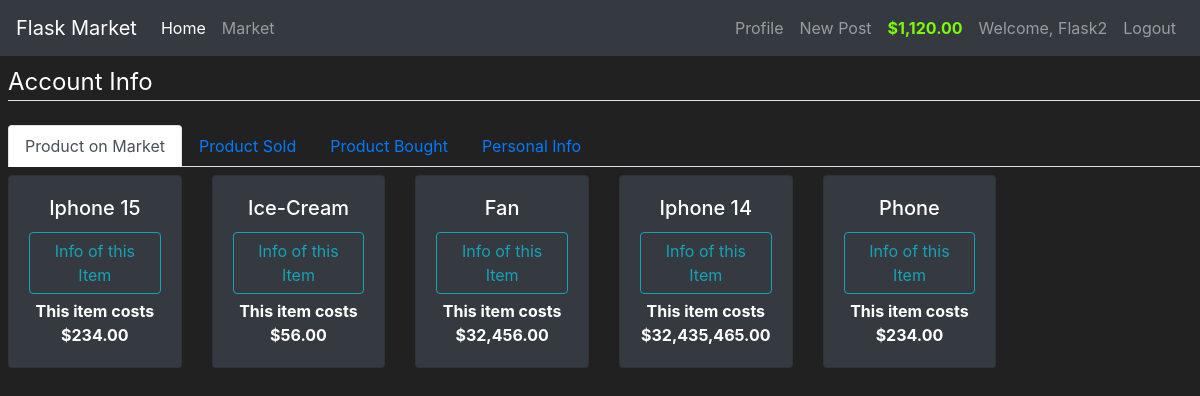
The page /profile (signed in) on the database its author committed.
### market/models.py (models this page shows, shortened)
class User(db.Model, UserMixin):
    id = db.Column(db.Integer(), primary_key=True)
    username = db.Column(db.String(length=30), nullable=False, unique=True)
    email = db.Column(db.String(length=50), nullable=True, unique=True)
    password_hash = db.Column(db.String(length=60), nullable=True)
    budget = db.Column(db.Integer(), nullable=True, default=1000)
    items = db.relationship('Item', backref='owned_user', lazy=True)
    @property
    def password(self):
        return self.password
    @property
    def prettier_budget(self):
        if len(str(self.budget)) >= 4:
            return f'${str(self.budget)[:-3]},{str(self.budget)[-3:]}.00'
        else:
            return f'${str(self.budget)}.00'

class Item(db.Model):
    id = db.Column(db.Integer(), primary_key=True)
    name = db.Column(db.String(length=30), nullable=False, unique=True)
    price = db.Column(db.Integer(), nullable=False)
    barcode = db.Column(db.String(length=12), nullable=False, unique=True)
    description = db.Column(db.String(length=1024), nullable=False)
    possesion = db.Column(db.Integer(), db.ForeignKey('user.id'))
    date = db.Column(db.DateTime(), default=datetime.now())
    owner = db.Column(db.Integer())

### market/routes.py (the view)
@app.route('/profile', methods=['GET', 'POST'])
@login_required
def profile():
    user_owns = Item.query.order_by(Item.date.desc()).filter_by(owner=current_user.id)
    selling_form = SellItemForm()
    return render_template('profile.html', user_owns=user_owns, selling_form=selling_form)

### market/helpers.py (called while the page is built)
def usd(value):
    return f"${value:,.2f}"

### market/models.py (called while the page is built)
@login_manager.user_loader
def load_user(user_id):
    return User.query.get(int(user_id))

### market/templates/profile.html (shortened to what this page needs)
{% extends 'base.html' %}
{% block content %}
<div class="mt-2 ml-2">
    <div class="content-section">
        <fieldset class="form-group">
            <legend class="border-bottom mb-4">Account Info</legend>
                <ul class="nav nav-tabs ">
                    <li class="nav-item">
                      <a class="nav-link active" data-toggle="tab" role="tab" href="#product_market">Product on Market</a>
                    </li>
                    <li class="nav-item">
                      <a class="nav-link" data-toggle="tab" role="tab" href="#product_sold">Product Sold</a>
                    </li>
                    <li class="nav-item">
                      <a class="nav-link" data-toggle="tab" role="tab" href="#product_bought">Product Bought</a>
                    </li>
                    <li class="nav-item">
                      <a class="nav-link" data-toggle="tab" role="tab" href="#pers_info">Personal Info</a>
                    </li>
                </ul>
                <div class="tab-content">
                    <div role="tabpanel" class="tab-pane active" id="product_market">
                        <div class="row">
                            {% for user_own in user_owns %}
                                {% if user_own.owner == current_user.id and user_own.possesion == None %}
                                    <div class="col-md-2 mt-2">
                                        <div style="margin-bottom: 5px;" class="card text-center bg-dark">
                                            <div class="card-body">
                                                <h5 class="card-title">{{ user_own.name }}</h5>
                                                <button type="button" class="btn btn-outline-info" style="margin-bottom: 5px;"
                                                        data-toggle="modal" data-target="#SellingModel-{{ user_own.id }}">
                                                    Info of this Item
                                                </button>
                                                <p class="card-text"><strong>
                                                    This item costs {{ user_own.price | usd }}
                                                </strong></p>
                                            </div>
                                        </div>
                                    </div>
                                {% endif %}
                            {% endfor %}
                        </div>
                    </div>
                </div>
        </fieldset>
    </div>
</div>
{% endblock content %}

### market/templates/base.html (shortened to what this page needs)
<!DOCTYPE html5>
<html lang="en">
  <head>
    <link rel="stylesheet" href="https://cdn.jsdelivr.net/npm/bootstrap@4.5.3/dist/css/bootstrap.min.css">
  </head>
  <body>
    <nav class="navbar navbar-expand-md navbar-dark bg-dark">
        <a class="navbar-brand" href="#">Flask Market</a>
        <div class="collapse navbar-collapse" id="navbarNav">
            <ul class="navbar-nav mr-auto">
                <li class="nav-item active">
                    <a class="nav-link" href="{{ url_for('home_page') }}">
                        Home <span class="sr-only">(current)</span>
                    </a>
                </li>
                <li class="nav-item">
                    <a class="nav-link" href="{{ url_for('market_page') }}">
                        Market
                    </a>
                </li>
            </ul>
            {% if current_user.is_authenticated %}
                <ul class="navbar-nav">
                    <li class="nav-item">
                        <a class="nav-link" href="{{ url_for('profile') }}">
                            Profile
                        </a>
                    </li>
                    <li class="nav-item">
                        <a class="nav-link" href="{{ url_for('post') }}">
                            New Post
                        </a>
                    </li>
                    <li class="nav-item">
                        <a class="nav-link" style="color: lawngreen; font-weight: bold">
                            {{ current_user.prettier_budget }}
                        </a>
                    </li>
                    <li class="nav-item">
                        <a class="nav-link">
                            Welcome, {{ current_user.username }}
                        </a>
                    </li>
                    <li class="nav-item">
                        <a class="nav-link" href="{{ url_for('logout') }}">
                            Logout
                        </a>
                    </li>
                </ul>
            {% endif %}
        </div>
    </nav>
    {% block content %}
    {% endblock %}
  </body>
</html>

### market/templates/base.html (style rules this page uses)
body { background-color: #212121; color: white; }

### rows shown on the page
User: prettier_budget "$1,120.00", username "Flask2"
Item: name "Iphone 15", price "$234.00"
Item: name "Ice-Cream", price "$56.00"
Item: name "Fan", price "$32,456.00"
Item: name "Iphone 14", price "$32,435,465.00"
Item: name "Phone", price "$234.00"
